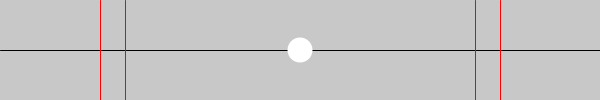
Frame 1 (no input)
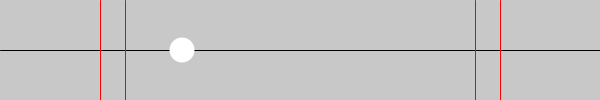
Frame 60 (the mouse pressed at the canvas centre just before this capture)
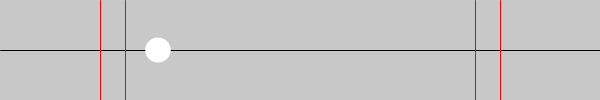
Frame 120 (the mouse held since frame 60 and released just before this capture)

The Processing sketch that drew these frames (run headless with seeded random() and noise(); from frame 60 on, the mouse is pressed at the canvas centre):

// Processing sketch: processing_182984
// ── processing_182984.pde

float ancho;
int largo;
int posx;
int velx;
boolean anada;
float incremento;

void setup() {
  size (600, 100);
  ancho = 25;
  largo = 25;
  posx = width/2;
  velx = 2;
  incremento = 0.5;
}


void draw() {
  background(200);

  stroke(0);
  line(0, height/2, width, height/2);

  stroke(255, 0, 0);
  line(100, 0, 100, height);
  line(500, 0, 500, height);
  line(100+25, 0, 100+25, height);
  line(500-25, 0, 500-25, height); 

  noStroke();
  fill(255);
  ellipse(posx, height/2, ancho, largo);

  if (anada==true) {
    posx = posx + velx;
  } else {
    posx = posx - velx;
  }

  if (posx<100+25/2) {
    anada=true;
    //println("anada");
  }
   else if(posx>500-25/2) {
    //println("tornada");
    anada=false;
  }
  if (anada==true && posx>500-25-25/2) {
  ancho = ancho - incremento;
  }
  else if (anada==false && posx>500-25-25/2) {
  ancho = ancho + incremento;
  }
  if (anada==false && posx<100+25+25/2) {
  ancho = ancho - incremento;
  }
  else if (anada==true && posx<100+25+25/2) {
  ancho = ancho + incremento;
  }
  
}
